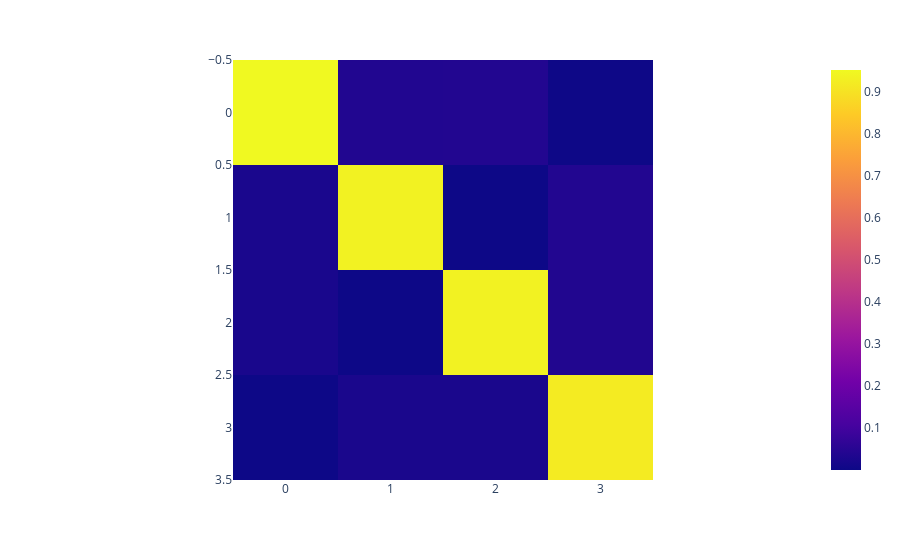

Notebook cell for this chart:
### Code cell
import plotly.express as px
px.imshow(M)

### Figure 1 — Plotly figure (JSON) as saved in the notebook; plotly's stock layout.template omitted (floating-point values rounded to 4 significant figures)
{"data": [{"coloraxis": "coloraxis", "hovertemplate": "x: %{x}<br>y: %{y}<br>color: %{z}<extra></extra>", "name": "0", "type": "heatmap", "xaxis": "x", "yaxis": "y", "z": [[0.9522, 0.03825, 0.03843, 0.001525], [0.02478, 0.9365, 0.001025, 0.0399], [0.0227, 0.001, 0.9365, 0.03762], [0.00035, 0.0243, 0.02402, 0.9209]]}], "layout": {"coloraxis": {"colorscale": [[0, "#0d0887"], [0.1111, "#46039f"], [0.2222, "#7201a8"], [0.3333, "#9c179e"], [0.4444, "#bd3786"], [0.5556, "#d8576b"], [0.6667, "#ed7953"], [0.7778, "#fb9f3a"], [0.8889, "#fdca26"], [1, "#f0f921"]]}, "margin": {"t": 60}, "xaxis": {"anchor": "y", "constrain": "domain", "domain": [0, 1], "scaleanchor": "y"}, "yaxis": {"anchor": "x", "autorange": "reversed", "constrain": "domain", "domain": [0, 1]}}}
